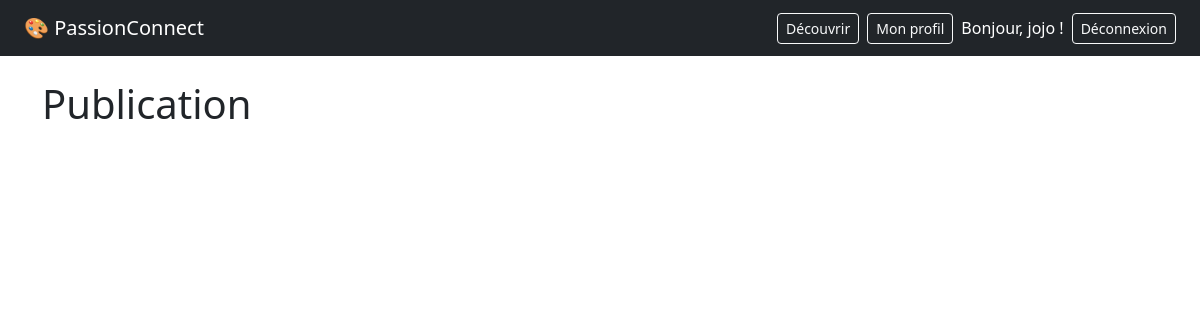
Page /publication (signed in) on the earlier database version.
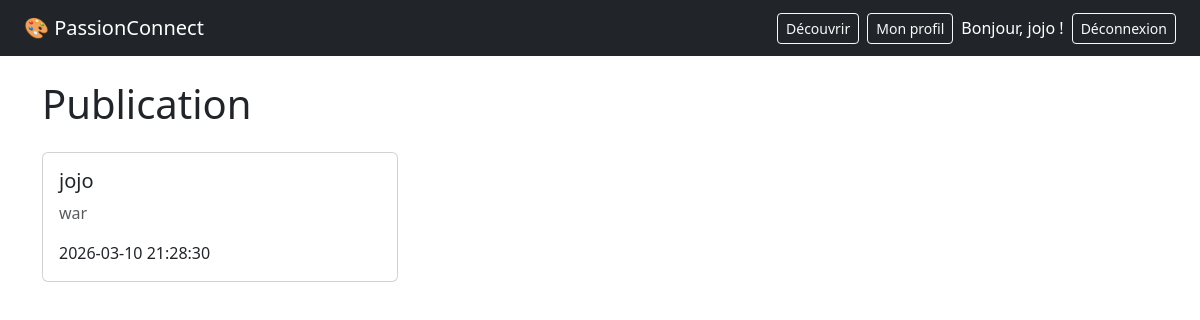
Same page on the later database version.
### tables this page shows
CREATE TABLE user(
            id INTEGER PRIMARY KEY AUTOINCREMENT,
            username TEXT NOT NULL UNIQUE,
            email TEXT NOT NULL UNIQUE,
            password TEXT NOT NULL,
            bio TEXT,
            photo TEXT,
            created_at TIMESTAMP DEFAULT CURRENT_TIMESTAMP           
        );

CREATE TABLE publication (
            id INTEGER PRIMARY KEY AUTOINCREMENT,
            contenu TEXT NOT NULL,
            image TEXT,
            created_at TIMESTAMP DEFAULT CURRENT_TIMESTAMP,
            user_id INTEGER,
            FOREIGN KEY (user_id) REFERENCES user(id)
        );

### app/publication/routes.py (the view)
@publication.route('/publication')
@login_required
def mes_publications():
    db = get_db()
    cursor = db.cursor()
    publications = cursor.execute('''
        SELECT publication.contenu, publication.created_at, user.username
        FROM publication
        JOIN user ON publication.user_id = user.id
        ORDER BY publication.created_at DESC
    ''').fetchall()
    db.close()
    return render_template('publication.html', publications = publications)

### app/__init__.py (called while the page is built)
def create_app():
    app = Flask(__name__)
    app.config.from_object(Config)
    login_manager.init_app(app)
    bcrypt.init_app(app)
    login_manager.login_view = 'auth.connexion'
    login_manager.login_message = 'Connecte-toi pour accéder à cette page.'
    from app.auth.routes import auth
    app.register_blueprint(auth)
    from app.profil.routes import profil
    app.register_blueprint(profil)
    from app.decouverte.routes import decouverte
    app.register_blueprint(decouverte)
    from app.publication.routes import publication
    app.register_blueprint(publication)
    @login_manager.user_loader
    def load_user(user_id):
        from app.models import User
        return User.get_by_id(int(user_id))
    return app

### app/models.py (called while the page is built)
    @staticmethod
    def get_by_id(user_id):
        db = get_db()
        cursor = db.cursor()
        user = cursor.execute(
            'SELECT * FROM user WHERE id = ?', (user_id,)
        ).fetchone()
        db.close()
        if user:
            return User(user['id'], user['username'], user['email'], user['bio'])
        return None

### database.py (called while the page is built)
def get_db():
    db = sqlite3.connect('passionconnect.db') #retoune des dictionnaires au lieu des tuples
    db.row_factory = sqlite3.Row
    return db

### app/templates/publication.html
{% extends 'base.html' %}
{% block contenu %}
    <h1 class="mb-4">Publication</h1>
    <div class="row">
        {% for post in publications %}
            <div class="col-md-4 mb-4">
                <div class="card h-100">
                    <div class="card-body">
                        <h5 class="card-title">{{ post.username }}</h5>
                        <p class="card-text text-muted">
                            {{ post.contenu or 'Aucune bio pour l instant.' }}
                        </p>
                        <p class="card-text">{{ post.created_at }}</p>
                    </div>
                </div>
            </div>
        {% endfor %}
    </div>
{% endblock %}

### app/templates/base.html (shortened to what this page needs)
<!DOCTYPE html>
<html lang="fr">
<head>
    <link href="https://cdn.jsdelivr.net/npm/bootstrap@5.3.0/dist/css/bootstrap.min.css" rel="stylesheet">
</head>
<body>
    <nav class="navbar navbar-dark bg-dark px-4">
        <a class="navbar-brand" href="/">🎨 PassionConnect</a>
        <div class="d-flex align-items-center gap-2">
            <a href="/decouverte" class="btn btn-outline-light btn-sm">Découvrir</a>
            {% if current_user.is_authenticated %}
                <a href="/profil" class="btn btn-outline-light btn-sm">Mon profil</a>
                <span class="text-white">Bonjour, {{ current_user.username }} !</span>
                <a href="/deconnexion" class="btn btn-outline-light btn-sm">Déconnexion</a>
            {% else %}
                <a href="/connexion" class="btn btn-outline-light btn-sm">Connexion</a>
                <a href="/inscription" class="btn btn-light btn-sm">Inscription</a>
            {% endif %}
        </div>
    </nav>
    <div class="container mt-4">
        {% block contenu %}{% endblock %}
    </div>
</body>
</html>

Differences in the rows shown:
added publication: username "jojo", contenu "war", created_at "2026-03-10 21:28:30"
